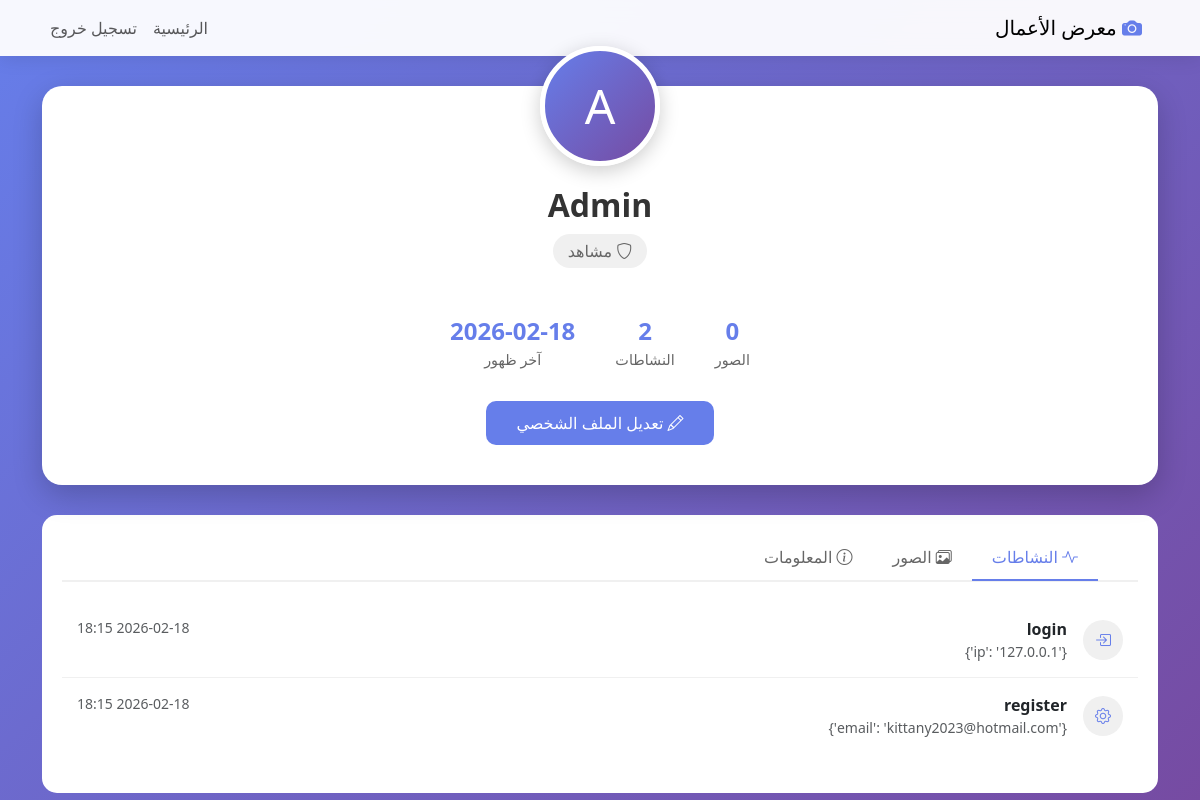
The page /profile (signed in) on the database its author committed.
### app.py (models this page shows, shortened)
class User(UserMixin, db.Model):
    id = db.Column(db.Integer, primary_key=True)
    username = db.Column(db.String(80), unique=True, nullable=False)
    email = db.Column(db.String(120), unique=True, nullable=False)
    password_hash = db.Column(db.String(200), nullable=False)
    role = db.Column(db.String(20), default='viewer')  # admin, editor, viewer
    created_at = db.Column(db.DateTime, default=datetime.utcnow)
    last_login = db.Column(db.DateTime)
    is_active = db.Column(db.Boolean, default=True)

class ActivityLog(db.Model):
    id = db.Column(db.Integer, primary_key=True)
    user_id = db.Column(db.Integer, db.ForeignKey('user.id'))
    action = db.Column(db.String(100))
    details = db.Column(db.JSON)
    ip_address = db.Column(db.String(50))
    timestamp = db.Column(db.DateTime, default=datetime.utcnow)

### app.py (the view)
@app.route('/profile')
@login_required
def profile():
    user_activity = ActivityLog.query.filter_by(user_id=current_user.id)\
                                     .order_by(ActivityLog.timestamp.desc())\
                                     .limit(10).all()
    user_images = Image.query.filter_by(uploaded_by=current_user.id)\
                             .order_by(Image.created_at.desc())\
                             .limit(12).all()
    return render_template('profile.html',
                         user=current_user,
                         activities=user_activity,
                         images=user_images)

### app.py (called while the page is built)
@login_manager.user_loader
def load_user(user_id):
    return User.query.get(int(user_id))

### templates/profile.html (shortened to what this page needs)
<!DOCTYPE html>
<html dir="rtl" lang="ar">
<head>
    <link href="https://cdn.jsdelivr.net/npm/bootstrap@5.3.0/dist/css/bootstrap.min.css" rel="stylesheet">
    <link rel="stylesheet" href="https://cdn.jsdelivr.net/npm/bootstrap-icons@1.11.0/font/bootstrap-icons.css">
</head>
<body>
    <nav class="navbar navbar-expand-lg">
        <div class="container">
            <a class="navbar-brand" href="{{ url_for('index') }}">
                <i class="bi bi-camera-fill" style="color: var(--primary-color);"></i>
                معرض الأعمال
            </a>
            <div class="navbar-nav me-auto">
                <a class="nav-link" href="{{ url_for('index') }}">الرئيسية</a>
            </div>
            <div class="navbar-nav">
                <a class="nav-link" href="{{ url_for('logout') }}">تسجيل خروج</a>
            </div>
        </div>
    </nav>
    <div class="container">
        <div class="profile-header">
            <div class="profile-avatar">
                {{ user.username[0]|upper }}
            </div>
            <h1 class="profile-name">{{ user.username }}</h1>
            <div class="profile-role">
                <i class="bi bi-shield"></i>
                {% if user.role == 'admin' %}مدير
                {% elif user.role == 'editor' %}محرر
                {% else %}مشاهد{% endif %}
            </div>
            <div class="profile-stats">
                <div class="stat">
                    <div class="stat-number">{{ images|length }}</div>
                    <div class="stat-label">الصور</div>
                </div>
                <div class="stat">
                    <div class="stat-number">{{ activities|length }}</div>
                    <div class="stat-label">النشاطات</div>
                </div>
                <div class="stat">
                    <div class="stat-number">{{ user.last_login.strftime('%Y-%m-%d') if user.last_login else '-' }}</div>
                    <div class="stat-label">آخر ظهور</div>
                </div>
            </div>
            <div class="profile-actions">
                <a href="{{ url_for('edit_profile') }}" class="btn-edit">
                    <i class="bi bi-pencil"></i> تعديل الملف الشخصي
                </a>
            </div>
        </div>
        <div class="profile-tabs">
            <ul class="nav nav-tabs" id="profileTabs" role="tablist">
                <li class="nav-item" role="presentation">
                    <button class="nav-link active" id="activity-tab" data-bs-toggle="tab" data-bs-target="#activity" type="button">
                        <i class="bi bi-activity"></i> النشاطات
                    </button>
                </li>
                <li class="nav-item" role="presentation">
                    <button class="nav-link" id="images-tab" data-bs-toggle="tab" data-bs-target="#images" type="button">
                        <i class="bi bi-images"></i> الصور
                    </button>
                </li>
                <li class="nav-item" role="presentation">
                    <button class="nav-link" id="info-tab" data-bs-toggle="tab" data-bs-target="#info" type="button">
                        <i class="bi bi-info-circle"></i> المعلومات
                    </button>
                </li>
            </ul>
            <div class="tab-content">
                <div class="tab-pane fade show active" id="activity">
                    {% if activities %}
                        {% for activity in activities %}
                        <div class="activity-item d-flex align-items-center">
                            <div class="activity-icon ms-3">
                                {% if 'upload' in activity.action %}
                                <i class="bi bi-cloud-upload"></i>
                                {% elif 'login' in activity.action %}
                                <i class="bi bi-box-arrow-in-right"></i>
                                {% elif 'view' in activity.action %}
                                <i class="bi bi-eye"></i>
                                {% else %}
                                <i class="bi bi-gear"></i>
                                {% endif %}
                            </div>
                            <div class="flex-grow-1">
                                <div class="d-flex justify-content-between">
                                    <div>
                                        <strong>{{ activity.action }}</strong>
                                        <p class="mb-0 text-muted small">{{ activity.details }}</p>
                                    </div>
                                    <small class="text-muted">{{ activity.timestamp.strftime('%Y-%m-%d %H:%M') }}</small>
                                </div>
                            </div>
                        </div>
                        {% endfor %}
                    {% else %}
                        <div class="text-center py-5">
                            <i class="bi bi-activity" style="font-size: 3em; color: #ccc;"></i>
                            <p class="mt-3">لا توجد نشاطات حتى الآن</p>
                        </div>
                    {% endif %}
                </div>
            </div>
        </div>
    </div>
</body>
</html>

### templates/profile.html (style rules this page uses)
:root { --primary-color: #667eea; }
body { background: linear-gradient(135deg, #667eea 0%, #764ba2 100%); font-family: 'Segoe UI', Tahoma, Geneva, Verdana, sans-serif; min-height: 100vh; }
.navbar { background: rgba(255, 255, 255, 0.95); backdrop-filter: blur(10px); box-shadow: 0 2px 20px rgba(0,0,0,0.1); }
.profile-header { background: white; border-radius: 20px; padding: 40px; margin: 30px 0; box-shadow: 0 10px 30px rgba(0,0,0,0.2); text-align: center; position: relative; }
.profile-avatar { width: 120px; height: 120px; border-radius: 50%; background: linear-gradient(135deg, var(--primary-color) 0%, #764ba2 100%); display: flex; align-items: center; justify-content: center; color: white; font-size: 3em; margin: -80px auto 20px; border: 5px solid white; box-shadow: 0 5px 20px rgba(0,0,0,0.2); }
.profile-name { font-size: 2em; font-weight: 600; color: #333; margin-bottom: 10px; }
.profile-role { display: inline-block; padding: 5px 15px; border-radius: 20px; background: #f0f0f0; color: #666; margin-bottom: 15px; }
.profile-stats { display: flex; justify-content: center; gap: 40px; margin: 30px 0; }
.stat { text-align: center; }
.stat-number { font-size: 1.5em; font-weight: bold; color: var(--primary-color); }
.stat-label { color: #666; font-size: 0.9em; }
.profile-actions { display: flex; gap: 15px; justify-content: center; margin-top: 20px; }
.btn-edit { background: var(--primary-color); color: white; padding: 10px 30px; border-radius: 10px; text-decoration: none; transition: all 0.3s; }
.profile-tabs { background: white; border-radius: 15px; padding: 20px; margin-bottom: 30px; }
.nav-tabs { border-bottom: 2px solid #f0f0f0; }
.nav-tabs .nav-link { color: #666; border: none; padding: 10px 20px; }
.nav-tabs .nav-link.active { color: var(--primary-color); background: none; border-bottom: 2px solid var(--primary-color); }
.tab-content { padding: 20px 0; }
.activity-item { padding: 15px; border-bottom: 1px solid #f0f0f0; }
.activity-item:last-child { border-bottom: none; }
.activity-icon { width: 40px; height: 40px; border-radius: 50%; background: #f0f0f0; display: flex; align-items: center; justify-content: center; color: var(--primary-color); }

### rows shown on the page
User: username "A", username "Admin", last_login "2026-02-18"
ActivityLog: action "login", details "{'ip': '127.0.0.1'}", timestamp "2026-02-18 18:15"
ActivityLog: action "register", details "{'email': 'kittany2023@hotmail.com'}", timestamp "2026-02-18 18:15"

### other values the page prints
{{ images|length }} "0"
{{ activities|length }} "2"
